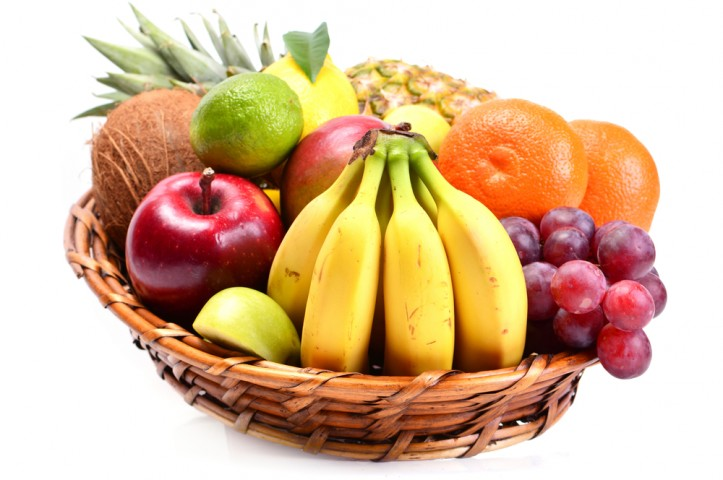
#> input picture fruit_basket.jpeg, 723 x 480 px
$ python canny.py   (older library calls are emulated)
#> lines starting #> are read from the running program, lines starting #| are printed output that depends on the picture; after the words box and inside, x2 and y2 are one past the last pixel; in counts of white or black regions, pixels touching at a corner belong together
import cv2
import numpy as np
import matplotlib.pyplot as plt

def showImg(row, col, img,label):
    plt.figure(1, figsize=(8,8))
    for i,(curr_img,curr_label) in enumerate(zip(img,label)):
        plt.subplot(row,col,(i+1))
        plt.imshow(curr_img, 'gray')
        plt.title(curr_label)
        plt.xticks([])
        plt.yticks([])
    plt.show()

img = cv2.imread('fruit_basket.jpeg')
#> img is the input picture: shape (480, 723, 3); mean B, G, R 151.7, 185.2, 218
im = cv2.cvtColor(img, cv2.COLOR_BGR2GRAY)
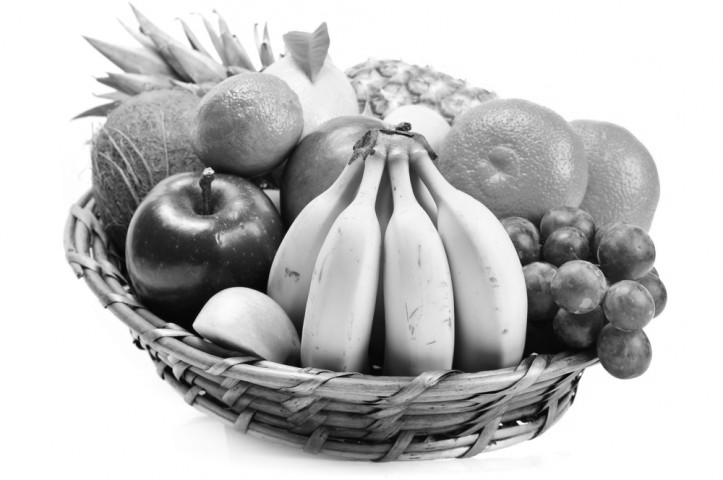
#> im: shape (480, 723); min 2, max 255, mean 191.2

#Noise Reduction
#denoise = cv2.fastNlMeansDenoising(im, None, 10, 7, 21)
blur = cv2.GaussianBlur(im, (5,5), 1.4)

#Gradient Calculation
sobelx = cv2.Sobel(blur, cv2.CV_64F, 1, 0, ksize=3)
sobely = cv2.Sobel(blur, cv2.CV_64F, 0, 1, ksize=3)
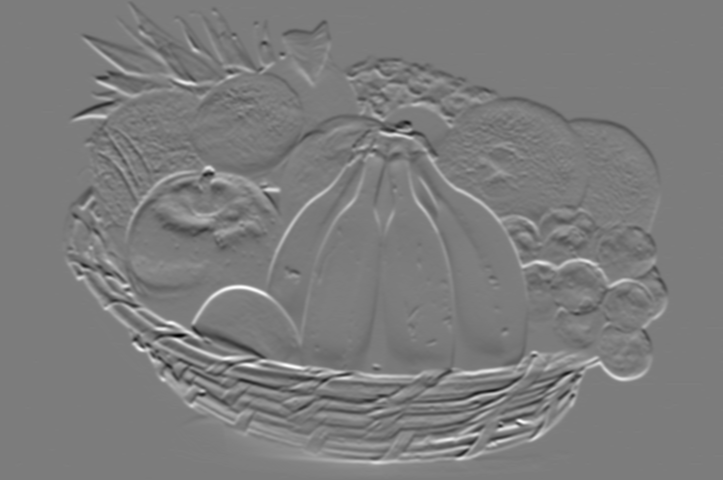
#> sobely: shape (480, 723) float64; min -431, max 449, mean 0; drawn with min black and max white

gradient = np.hypot(sobelx, sobely)
gradient = (gradient / gradient.max() * 255) - 0
theta = np.arctan2(sobelx, sobely)
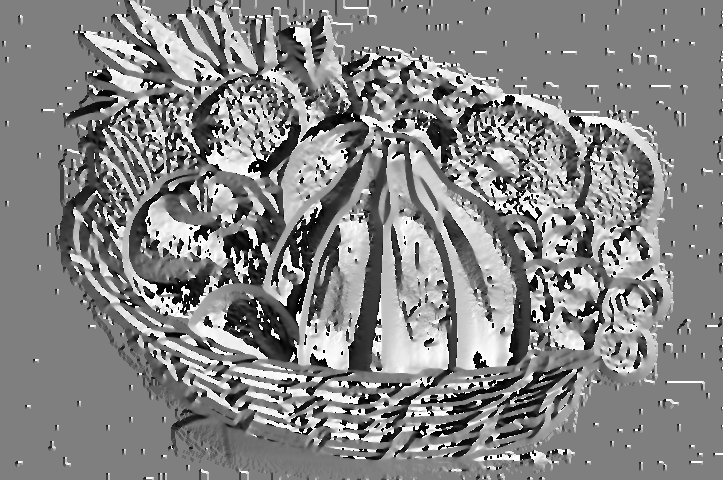
#> theta: shape (480, 723) float64; min -3.14, max 3.14, mean 0.146; drawn with min black and max white

#Non-Maximum Suppression
nms = np.zeros(gradient.shape, dtype=np.int32)
angle = theta * 180. / np.pi
angle[angle < 0] += 180
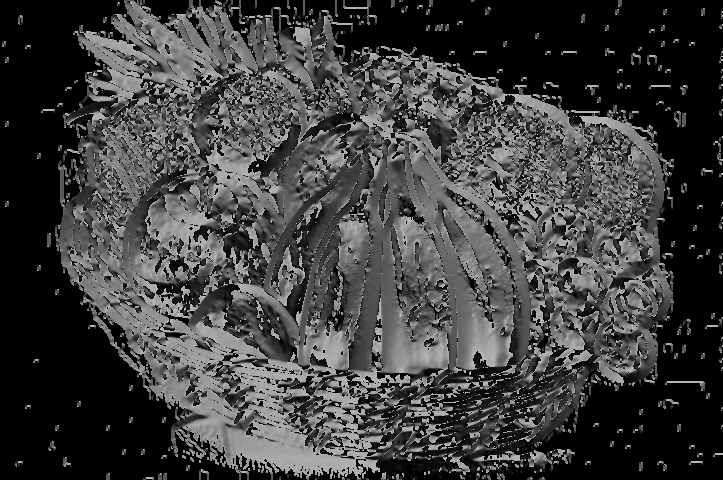
#> angle: shape (480, 723) float64; min 0, max 180, mean 62.8

for i in range(1, int(gradient.shape[0] - 1)):
    for j in range(1, int(gradient.shape[1] - 1)):
        #angle 0
        if (0 <= angle[i,j] <= 22.5) or (157.5 <= angle[i,j] <= 180):
                if (gradient[i,j] > gradient[i+1,j]) and (gradient[i,j] > gradient[i-1,j]):
                        nms[i,j] = gradient[i,j]
                else:
                        nms[i,j] = 0
        #angle 45
        elif (22.5 <= angle[i,j] < 67.5):
                if (gradient[i,j] > gradient[i+1,j+1]) and (gradient[i,j] > gradient[i-1,j-1]):
                        nms[i,j] = gradient[i,j]
                else:
                        nms[i,j] = 0
        #angle 90
        elif (67.5 <= angle[i,j] < 112.5):
                if (gradient[i,j] > gradient[i,j+1]) and (gradient[i,j] > gradient[i,j-1]):
                        nms[i,j] = gradient[i,j]
                else:
                        nms[i,j] = 0
        #angle 135
        elif (112.5 <= angle[i,j] < 157.5):
                if (gradient[i,j] > gradient[i+1,j-1]) and (gradient[i,j] > gradient[i-1,j+1]):
                        nms[i,j] = gradient[i,j]
                else:
                        nms[i,j] = 0
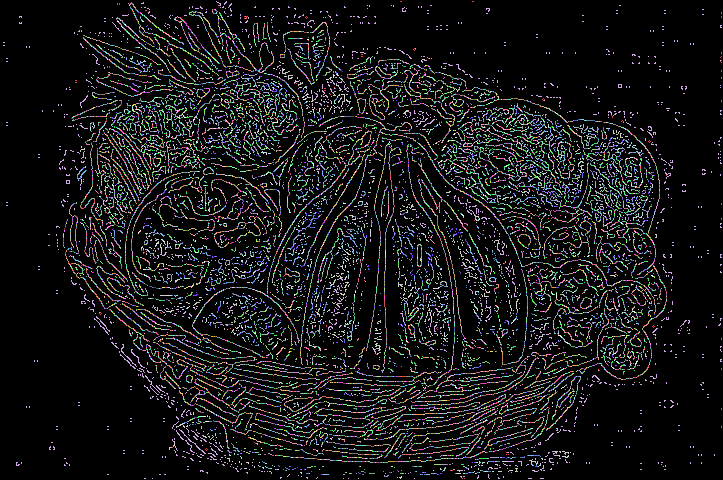
#> nms: shape (480, 723) int32; 251 distinct labels, from 0 to 255; one colour per label, 0 black

#Double Threshold
lowThresRatio = 0.01
highThresRatio = 0.1

highThreshold = nms.max() * highThresRatio
#> highThreshold = 25.5
lowThreshold = highThreshold * lowThresRatio
#> lowThreshold = 0.255

thres = np.zeros(nms.shape, dtype=np.int32)

weak = np.int32(100)
strong = np.int32(255)

strongi, strongj = np.where(nms >= highThreshold)
zeroi, zeroj = np.where(nms < lowThreshold)
weaki, weakj = np.where((nms >= lowThreshold) & (nms <= highThreshold))

thres[strongi, strongj] = strong
thres[weaki, weakj] = weak

#Hysteresis Thresholding
strong = 255
hyst = thres.copy()

for i in range(1, int(thres.shape[0] - 1)):
        for j in range(1, int(thres.shape[1] - 1)):
                if (thres[i,j] == weak):
                        if ((thres[i,j+1] == strong) or (thres[i,j-1] == strong)
                                or (thres[i+1,j] == strong) or (thres[i-1,j] == strong)
                                or (thres[i+1,j-1] == strong) or (thres[i-1,j+1] == strong)
                                or (thres[i+1,j+1] == strong) or (thres[i-1,j-1] == strong)):
                                hyst[i,j] = strong
                        else:
                                hyst[i,j] = 0

#Built-in Canny
canny = cv2.Canny(im, 100, 200)
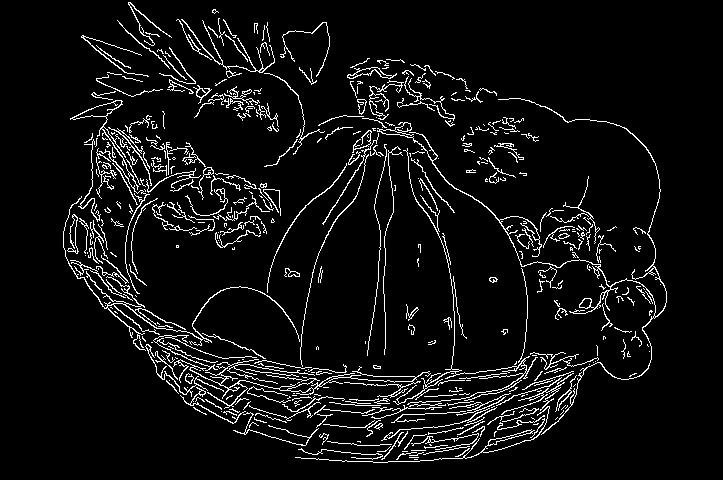
#> canny: shape (480, 723); 6.4% white in thin lines or dots, all inside (x1, y1, x2, y2) = (63, 2, 667, 463)

img_blur = [im, blur]
label_blur = ['Grayscale', 'Denoising']
#showImg(1,2,img_blur, label_blur)

img_gradient = [sobelx, sobely, gradient]
label_gradient = ['Sobel X', 'Sobel Y', 'Gradient']
#showImg(1,3,img_gradient,label_gradient)

img_nms = [nms, thres]
label_nms = ['Non-Maxium Suppression', 'Double Thresholding']
#showImg(1,2,img_nms,label_nms)

img_canny = [hyst, canny]
label_canny = ['Hysteresis','Built-In Canny']
showImg(1,2,img_canny,label_canny)
#> the loop in showImg, `for i,(curr_img,curr_label) in enumerate(zip(img,label)):` made 2 passes
#> curr_label on passes 1 to 2: 'Hysteresis', 'Built-In Canny'
#> in showImg, `plt.show()`:
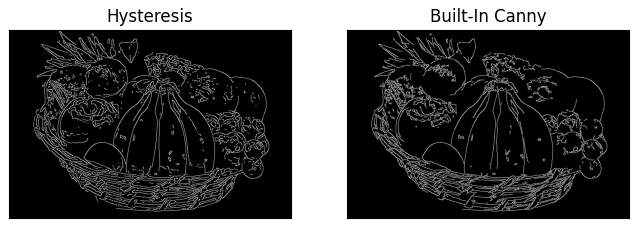
#> figure drawn by matplotlib, 2 panels
